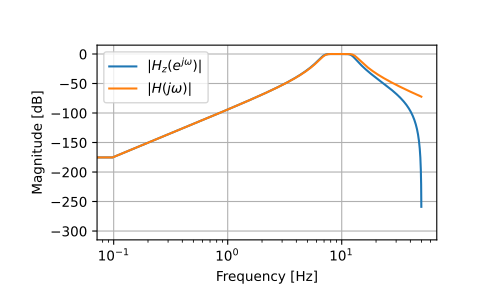

Recreate this plot in Python.
from scipy import signal
import matplotlib.pyplot as plt

fs = 100
bf = 2 * np.pi * np.array([7, 13])
filts = signal.lti(*signal.butter(4, bf, btype='bandpass', analog=True,
                                  output='zpk'))
filtz = signal.lti(*signal.bilinear_zpk(filts.zeros, filts.poles,
                                        filts.gain, fs))
wz, hz = signal.freqz_zpk(filtz.zeros, filtz.poles, filtz.gain)
ws, hs = signal.freqs_zpk(filts.zeros, filts.poles, filts.gain,
                          worN=fs*wz)
plt.semilogx(wz*fs/(2*np.pi), 20*np.log10(np.abs(hz).clip(1e-15)),
             label=r'$|H_z(e^{j \omega})|$')
plt.semilogx(wz*fs/(2*np.pi), 20*np.log10(np.abs(hs).clip(1e-15)),
             label=r'$|H(j \omega)|$')
plt.legend()
plt.xlabel('Frequency [Hz]')
plt.ylabel('Magnitude [dB]')
plt.grid()
